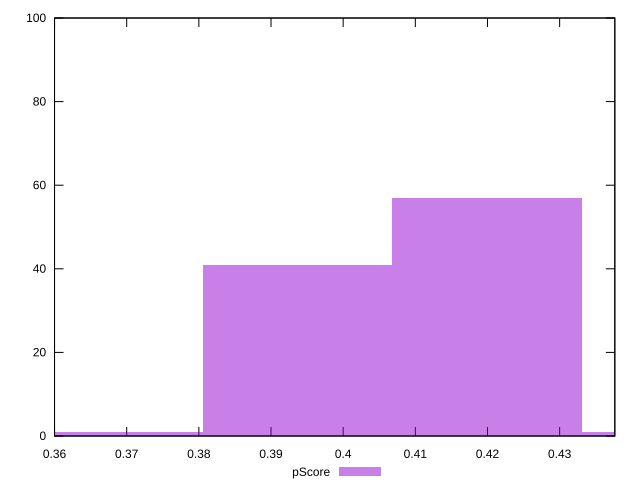

Write gnuplot code to recreate this figure.
reset

$pScore <<EOF
0.41994118876263503 57
0.3936948644649703 41
0.44618751306029975 1
0.36744854016730566 1
EOF

set key outside below
set boxwidth 0.02624632429766469
set xrange [0.36:0.4376470588235294]
set yrange [0:100]
set trange [0:100]
set style fill transparent solid 0.5 noborder
set terminal svg size 640, 490 enhanced background rgb 'white'
set output "report_00009_2021-02-08T22-37-41.559Z/uses-webp-images/samples/pages/pScore/histogram.svg"

plot $pScore title "pScore" with boxes

reset
